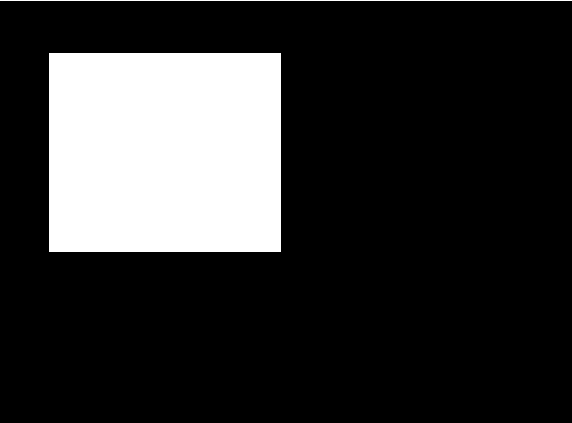
#> input picture DIVP/Images/Arithmetic/ar1.png, 572 x 423 px, found by its file name
$ python arithmetic.py
#> lines starting #> are read from the running program, lines starting #| are printed output that depends on the picture; after the words box and inside, x2 and y2 are one past the last pixel; in counts of white or black regions, pixels touching at a corner belong together
import cv2
import numpy as np
from matplotlib import pyplot as plt
# read a image using imread
img1 = cv2.imread('Images/Arithmetic/ar1.png',0)
#> img1: shape (423, 572); 19.3% white; 2 white regions, box (x1, y1, x2, y2) and area: (49, 53, 281, 252) 46168, (0, 0, 572, 1) 572
img2 = cv2.imread('Images/Arithmetic/ar2.png',0)
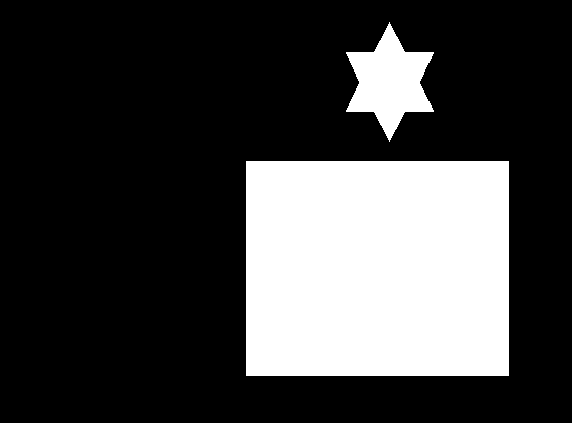
#> input picture DIVP/Images/Arithmetic/ar2.png, 572 x 423 px, found by its file name
#> img2: shape (423, 572); 25.6% white; 2 white regions, box (x1, y1, x2, y2) and area: (246, 161, 509, 376) 56545, (346, 22, 434, 142) 5406

addn = cv2.add(img1, img2)
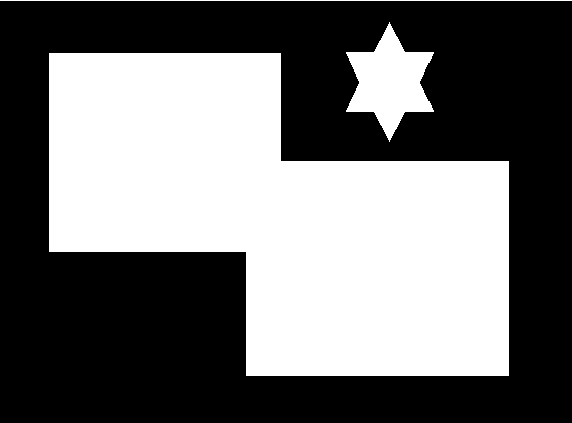
#> addn: shape (423, 572); 43.6% white; 3 white regions, box (x1, y1, x2, y2) and area: (49, 53, 509, 376) 99528, (346, 22, 434, 142) 5406, (0, 0, 572, 1) 572
subn = cv2.subtract(img1, img2)
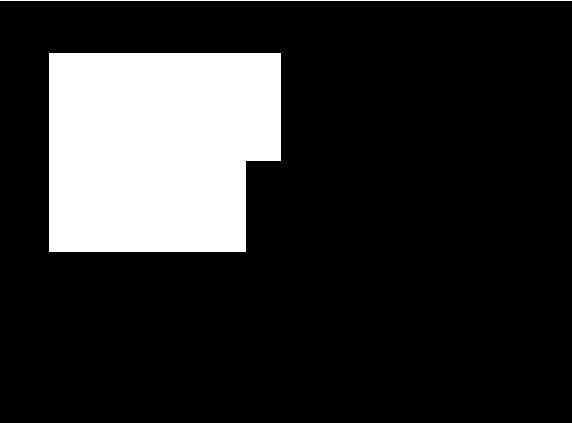
#> subn: shape (423, 572); 18% white; 2 white regions, box (x1, y1, x2, y2) and area: (49, 53, 281, 252) 42983, (0, 0, 572, 1) 572
andn = cv2.bitwise_and(img1,img2, mask = None)
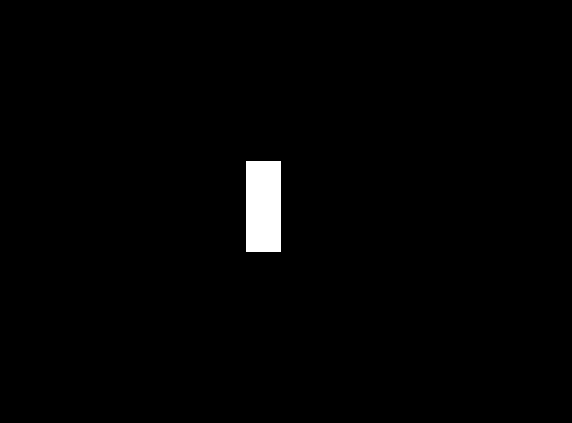
#> andn: shape (423, 572); 1.3% white; 1 white region, box (x1, y1, x2, y2) and area: (246, 161, 281, 252) 3185
orn = cv2.bitwise_or(img1,img2, mask = None)
xorn = cv2.bitwise_xor(img1,img2, mask = None)
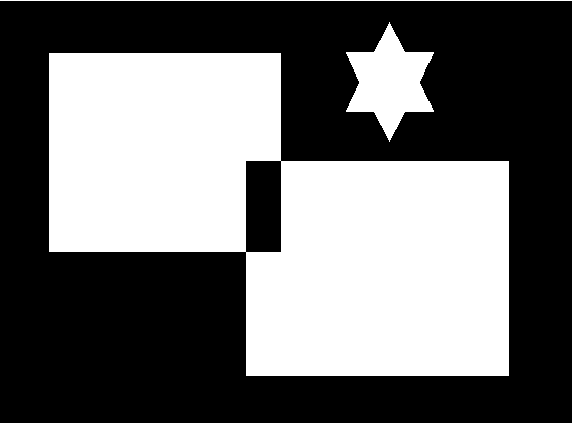
#> xorn: shape (423, 572); 42.3% white; 3 white regions, box (x1, y1, x2, y2) and area: (49, 53, 509, 376) 96343, (346, 22, 434, 142) 5406, (0, 0, 572, 1) 572
notn = cv2.bitwise_not(img1, mask = None)

plt.subplot(3,3,1),plt.imshow(img1, 'gray'),plt.title('Image 1')
plt.subplot(3,3,2),plt.imshow(img2, 'gray'),plt.title('Image 2')
plt.subplot(3,3,4),plt.imshow(addn, 'gray'),plt.title('Addition Operation')
plt.subplot(3,3,5),plt.imshow(subn, 'gray'),plt.title('Subtraction Operation')
plt.subplot(3,3,6),plt.imshow(andn, 'gray'),plt.title('Logical AND Operation')
plt.subplot(3,3,7),plt.imshow(orn, 'gray'),plt.title('Logical OR Operation')
plt.subplot(3,3,8),plt.imshow(xorn, 'gray'),plt.title('Logical XOR Operation')
plt.subplot(3,3,9),plt.imshow(notn, 'gray'),plt.title('Logical NOT Operation(Image 1)')
plt.show()
